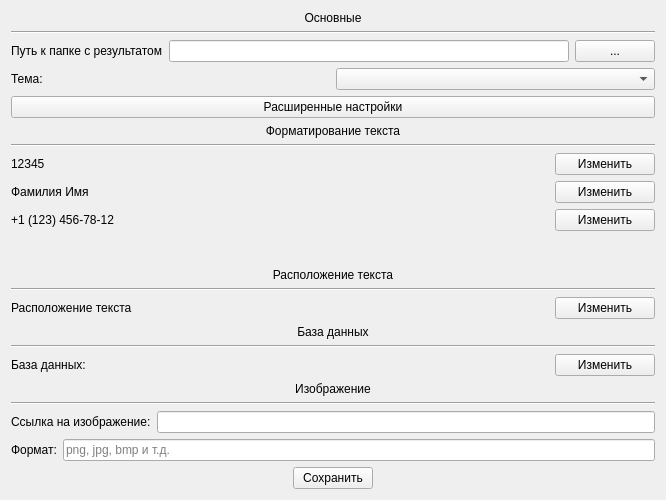
<?xml version="1.0" encoding="UTF-8"?>
<ui version="4.0">
 <class>Options</class>
 <widget class="QWidget" name="Options">
  <property name="geometry">
   <rect>
    <x>0</x>
    <y>0</y>
    <width>666</width>
    <height>500</height>
   </rect>
  </property>
  <property name="windowTitle">
   <string>TIP: Options</string>
  </property>
  <property name="windowIcon">
   <iconset>
    <normaloff>:/YandexDisk/Work/Заказы/(7)/Beta 1.3/icon.png</normaloff>:/YandexDisk/Work/Заказы/(7)/Beta 1.3/icon.png</iconset>
  </property>
  <layout class="QHBoxLayout" name="horizontalLayout_11">
   <item>
    <spacer name="horizontalSpacer_3">
     <property name="orientation">
      <enum>Qt::Horizontal</enum>
     </property>
     <property name="sizeHint" stdset="0">
      <size>
       <width>61</width>
       <height>20</height>
      </size>
     </property>
    </spacer>
   </item>
   <item>
    <layout class="QVBoxLayout" name="verticalLayout_6">
     <item>
      <layout class="QVBoxLayout" name="verticalLayout">
       <item>
        <widget class="QLabel" name="general_lebel">
         <property name="toolTip">
          <string>&lt;html&gt;&lt;head/&gt;&lt;body&gt;&lt;p align=&quot;center&quot;&gt;&lt;br/&gt;&lt;/p&gt;&lt;/body&gt;&lt;/html&gt;</string>
         </property>
         <property name="text">
          <string>&lt;html&gt;&lt;head/&gt;&lt;body&gt;&lt;p align=&quot;center&quot;&gt;Основные&lt;/p&gt;&lt;/body&gt;&lt;/html&gt;</string>
         </property>
        </widget>
       </item>
       <item>
        <widget class="Line" name="line_4">
         <property name="orientation">
          <enum>Qt::Horizontal</enum>
         </property>
        </widget>
       </item>
       <item>
        <layout class="QHBoxLayout" name="horizontalLayout_5">
         <item>
          <widget class="QLabel" name="path_to_text">
           <property name="text">
            <string>&lt;html&gt;&lt;head/&gt;&lt;body&gt;&lt;p&gt;Путь к папке с результатом&lt;/p&gt;&lt;/body&gt;&lt;/html&gt;</string>
           </property>
          </widget>
         </item>
         <item>
          <widget class="QLineEdit" name="path_to_edit">
           <property name="minimumSize">
            <size>
             <width>400</width>
             <height>0</height>
            </size>
           </property>
          </widget>
         </item>
         <item>
          <widget class="QPushButton" name="path_to_button">
           <property name="text">
            <string>...</string>
           </property>
          </widget>
         </item>
        </layout>
       </item>
       <item>
        <layout class="QHBoxLayout" name="horizontalLayout_6">
         <item>
          <widget class="QLabel" name="theme_text">
           <property name="text">
            <string>Тема:</string>
           </property>
          </widget>
         </item>
         <item>
          <widget class="QComboBox" name="theme_combo_box"/>
         </item>
        </layout>
       </item>
      </layout>
     </item>
     <item>
      <widget class="QPushButton" name="advanced_settings_button">
       <property name="text">
        <string>Расширенные настройки</string>
       </property>
      </widget>
     </item>
     <item>
      <layout class="QVBoxLayout" name="verticalLayout_2">
       <item>
        <widget class="QLabel" name="formatting_label">
         <property name="text">
          <string>&lt;html&gt;&lt;head/&gt;&lt;body&gt;&lt;p align=&quot;center&quot;&gt;Форматирование текста&lt;/p&gt;&lt;/body&gt;&lt;/html&gt;</string>
         </property>
        </widget>
       </item>
       <item>
        <widget class="Line" name="formatting_line">
         <property name="orientation">
          <enum>Qt::Horizontal</enum>
         </property>
        </widget>
       </item>
       <item>
        <layout class="QHBoxLayout" name="horizontalLayout">
         <item>
          <widget class="QLabel" name="example_1">
           <property name="text">
            <string>12345</string>
           </property>
          </widget>
         </item>
         <item>
          <widget class="QPushButton" name="change_button_ex_1">
           <property name="maximumSize">
            <size>
             <width>100</width>
             <height>16777215</height>
            </size>
           </property>
           <property name="text">
            <string>Изменить</string>
           </property>
          </widget>
         </item>
        </layout>
       </item>
       <item>
        <layout class="QHBoxLayout" name="horizontalLayout_2">
         <item>
          <widget class="QLabel" name="example_2">
           <property name="text">
            <string>Фамилия Имя</string>
           </property>
          </widget>
         </item>
         <item>
          <widget class="QPushButton" name="change_button_ex_2">
           <property name="maximumSize">
            <size>
             <width>100</width>
             <height>16777215</height>
            </size>
           </property>
           <property name="text">
            <string>Изменить</string>
           </property>
          </widget>
         </item>
        </layout>
       </item>
       <item>
        <layout class="QHBoxLayout" name="horizontalLayout_3">
         <item>
          <widget class="QLabel" name="example_3">
           <property name="text">
            <string>+1 (123) 456-78-12</string>
           </property>
          </widget>
         </item>
         <item>
          <widget class="QPushButton" name="change_button_ex_3">
           <property name="maximumSize">
            <size>
             <width>100</width>
             <height>16777215</height>
            </size>
           </property>
           <property name="text">
            <string>Изменить</string>
           </property>
          </widget>
         </item>
        </layout>
       </item>
      </layout>
     </item>
     <item>
      <spacer name="ex_spacer">
       <property name="orientation">
        <enum>Qt::Vertical</enum>
       </property>
       <property name="sizeHint" stdset="0">
        <size>
         <width>20</width>
         <height>40</height>
        </size>
       </property>
      </spacer>
     </item>
     <item>
      <layout class="QVBoxLayout" name="verticalLayout_5">
       <item>
        <widget class="QLabel" name="text_position_label">
         <property name="text">
          <string>&lt;html&gt;&lt;head/&gt;&lt;body&gt;&lt;p align=&quot;center&quot;&gt;Расположение текста&lt;/p&gt;&lt;/body&gt;&lt;/html&gt;</string>
         </property>
        </widget>
       </item>
       <item>
        <widget class="Line" name="text_position_line">
         <property name="orientation">
          <enum>Qt::Horizontal</enum>
         </property>
        </widget>
       </item>
       <item>
        <layout class="QHBoxLayout" name="horizontalLayout_9">
         <item>
          <widget class="QLabel" name="change_text_position_label">
           <property name="text">
            <string>Расположение текста</string>
           </property>
          </widget>
         </item>
         <item>
          <widget class="QPushButton" name="change_text_position_button">
           <property name="maximumSize">
            <size>
             <width>100</width>
             <height>16777215</height>
            </size>
           </property>
           <property name="text">
            <string>Изменить</string>
           </property>
          </widget>
         </item>
        </layout>
       </item>
      </layout>
     </item>
     <item>
      <layout class="QVBoxLayout" name="verticalLayout_3">
       <item>
        <widget class="QLabel" name="database_label">
         <property name="text">
          <string>&lt;html&gt;&lt;head/&gt;&lt;body&gt;&lt;p align=&quot;center&quot;&gt;База данных&lt;/p&gt;&lt;/body&gt;&lt;/html&gt;</string>
         </property>
        </widget>
       </item>
       <item>
        <widget class="Line" name="database_line">
         <property name="orientation">
          <enum>Qt::Horizontal</enum>
         </property>
        </widget>
       </item>
       <item>
        <layout class="QHBoxLayout" name="horizontalLayout_4">
         <item>
          <widget class="QLabel" name="database_name">
           <property name="text">
            <string>База данных:</string>
           </property>
          </widget>
         </item>
         <item>
          <widget class="QPushButton" name="database_edit_button">
           <property name="maximumSize">
            <size>
             <width>100</width>
             <height>16777215</height>
            </size>
           </property>
           <property name="text">
            <string>Изменить</string>
           </property>
          </widget>
         </item>
        </layout>
       </item>
      </layout>
     </item>
     <item>
      <layout class="QVBoxLayout" name="verticalLayout_4">
       <item>
        <widget class="QLabel" name="image_label">
         <property name="text">
          <string>&lt;html&gt;&lt;head/&gt;&lt;body&gt;&lt;p align=&quot;center&quot;&gt;Изображение&lt;/p&gt;&lt;/body&gt;&lt;/html&gt;</string>
         </property>
        </widget>
       </item>
       <item>
        <widget class="Line" name="image_line">
         <property name="orientation">
          <enum>Qt::Horizontal</enum>
         </property>
        </widget>
       </item>
       <item>
        <layout class="QHBoxLayout" name="horizontalLayout_8">
         <item>
          <widget class="QLabel" name="image_url_label">
           <property name="text">
            <string>Ссылка на изображение:</string>
           </property>
          </widget>
         </item>
         <item>
          <widget class="QLineEdit" name="image_url_edit"/>
         </item>
        </layout>
       </item>
       <item>
        <layout class="QHBoxLayout" name="horizontalLayout_10">
         <item>
          <widget class="QLabel" name="image_format_label">
           <property name="text">
            <string>Формат:</string>
           </property>
          </widget>
         </item>
         <item>
          <widget class="QLineEdit" name="image_format_edit">
           <property name="placeholderText">
            <string>png, jpg, bmp и т.д.</string>
           </property>
          </widget>
         </item>
        </layout>
       </item>
      </layout>
     </item>
     <item>
      <layout class="QHBoxLayout" name="horizontalLayout_7">
       <item>
        <spacer name="horizontalSpacer">
         <property name="orientation">
          <enum>Qt::Horizontal</enum>
         </property>
         <property name="sizeHint" stdset="0">
          <size>
           <width>40</width>
           <height>20</height>
          </size>
         </property>
        </spacer>
       </item>
       <item>
        <widget class="QPushButton" name="save_button">
         <property name="text">
          <string>Сохранить</string>
         </property>
        </widget>
       </item>
       <item>
        <spacer name="horizontalSpacer_2">
         <property name="orientation">
          <enum>Qt::Horizontal</enum>
         </property>
         <property name="sizeHint" stdset="0">
          <size>
           <width>40</width>
           <height>20</height>
          </size>
         </property>
        </spacer>
       </item>
      </layout>
     </item>
    </layout>
   </item>
   <item>
    <spacer name="horizontalSpacer_4">
     <property name="orientation">
      <enum>Qt::Horizontal</enum>
     </property>
     <property name="sizeHint" stdset="0">
      <size>
       <width>62</width>
       <height>20</height>
      </size>
     </property>
    </spacer>
   </item>
  </layout>
 </widget>
 <tabstops>
  <tabstop>path_to_edit</tabstop>
  <tabstop>path_to_button</tabstop>
  <tabstop>theme_combo_box</tabstop>
  <tabstop>change_button_ex_1</tabstop>
  <tabstop>change_button_ex_2</tabstop>
  <tabstop>change_button_ex_3</tabstop>
  <tabstop>database_edit_button</tabstop>
  <tabstop>save_button</tabstop>
 </tabstops>
 <resources/>
 <connections/>
</ui>
